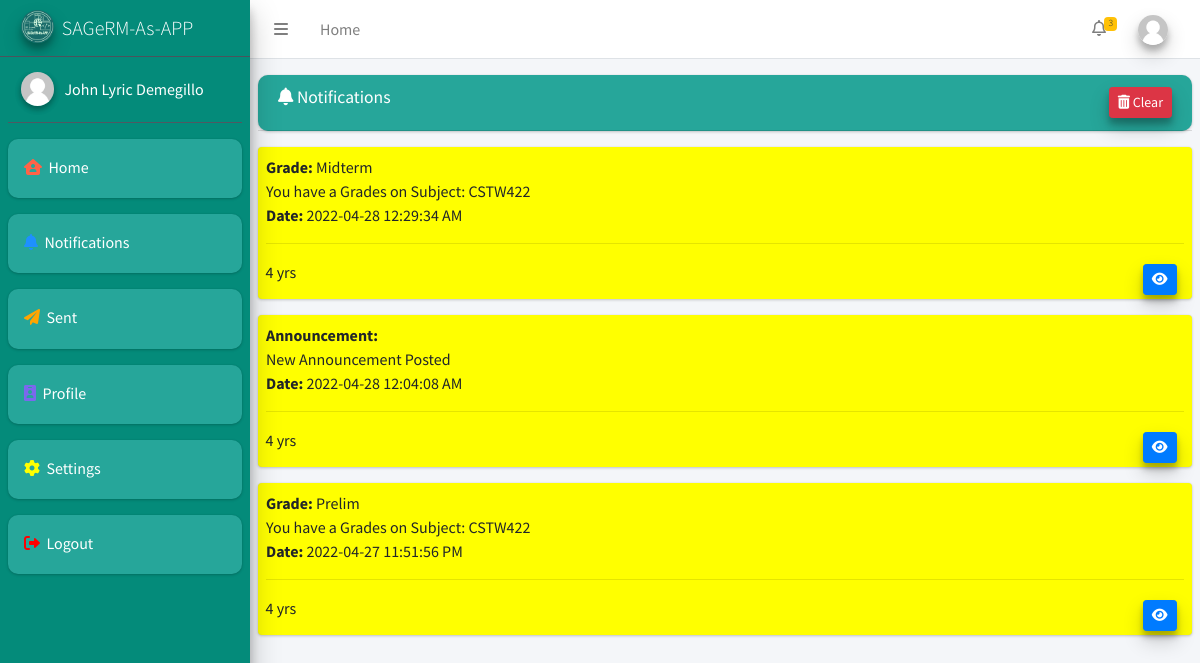
Page /student/home/logs.php (signed in) on the committed database.
### tables this page shows
CREATE TABLE `userdata` (
  `id` int(11) NOT NULL,
  `username` varchar(100) NOT NULL,
  `pass` text NOT NULL,
  `fname` varchar(100) NOT NULL,
  `mname` varchar(2) NOT NULL,
  `lname` varchar(100) NOT NULL,
  `level` varchar(100) NOT NULL,
  `status` varchar(20) NOT NULL,
  `ava_location` varchar(50) NOT NULL
);

CREATE TABLE `notification` (
  `id` int(11) NOT NULL,
  `studid` int(11) NOT NULL,
  `notif_name` varchar(100) NOT NULL,
  `message` varchar(200) NOT NULL,
  `term` varchar(20) NOT NULL,
  `date` varchar(50) NOT NULL,
  `active` int(11) NOT NULL
);

### student/home/time.php (called while the page is built, shortened)
<?php
 function Time_Convert($time){
     $time_in_seconds = strtotime($time);
     $current_time = time();
     $difference_in_seconds = $current_time - $time_in_seconds;
     $seconds = $difference_in_seconds;
     $minutes = round($seconds/60);
     $hours = round($seconds/3600);
     $days = round($seconds/86400);
     $weeks = round($seconds/604800);
     $months = round($seconds/2629440);
     $years = round($seconds/31553280);
     if($seconds <= 60){
         return "Just Now";
     }else if($minutes <= 60){
         if($minutes == 1){
             return "1 min";
         }else{
             return "$minutes mins";
         }
     }else if($hours <=24){
         if($hours == 1){
             return "1 hr";
         }else{
             return "$hours hrs";
         }
     }else if($days <= 7){
         if($days == 1){
             return "yesterday";
         }else{
             return "$days days";
         }
     }else if($weeks <= 4.3){
         if($weeks == 1){
             return "a week";
         }else{
             return "$weeks weeks";
         }
     }else if($months <= 12){
         if($months == 1){
             return "1 month";
         }else{
             return "$months months";
         }
     }else{
         if($years == 1){
             return "1 yr";
         }else{
             return "$years yrs";
         }
     }
 }
?>

### student/home/logs.php (the view, shortened to what this page needs)
<?php
    include "include/navigationheader.php";
    include "time.php";
   $query = mysqli_query($conn, "SELECT * FROM student WHERE studid='$id'");
    $row = mysqli_fetch_array($query);
        $newid = $row['id'];
    $r = mysqli_query($conn, "SELECT * FROM notification WHERE studid = '$newid' ORDER BY date DESC");
?>
<div class="content-wrapper" style="padding-top: 75px">
    <section class="content">
        <div class="container-fluid">
            <div class="row">
                <div class="col-lg-12 p-0">
                    <div class="card" id="index-color">
                        <div class="card-header">
                            <h3 class="card-title"> <i class="fas fa-bell"></i> Notifications</h3>
                            <button type="button" class="clear_log btn btn-sm btn-danger float-right elevation-3" data-id="<?php echo $newid;?>" ><i class="fas fa-trash-alt"></i> Clear</button>
                        </div>
                    </div>
                    <?php
                        $check=true;
                        while($row1=mysqli_fetch_assoc($r)){
                        $check=false;
                    ?>
                    <div class="card mt-2" style="background: <?= ($row1['active'] == 0 ? 'yellow':'');?>">
                        <ul class="nav nav-pills nav-sidebar flex-column" data-widget="treeview" role="menu" data-accordion="false">
                            <li class="nav-item px-2 pt-2">
                                <p>
                                    <b><?php echo $row1['notif_name']?>: </b> <?php echo $row1['term']?><br>
                                        <?php echo $row1['message']?><br>
                                    <b>Date:</b> <?php echo $row1['date'];?><br>
                                    <hr>
                                </p>
                            </li>
                        </ul>
                        <div class="col-lg-12">
                            <?php echo Time_Convert($row1['date']);?>
                            <button type="submit" id="view_notif" class="mx-2 my-1 view_notif pb-1 float-right btn btn-primary btn-sm elevation-3" data-id="<?php echo $row1['id']?>" data-name="<?php echo $row1['notif_name']?>"><i class="fas fa-eye"></i></button>
                        </div>
                    </div>
                    <?php
                        }if($check){
                        echo "<p colspan='6' class ='text-center pt-2'>Empty Notification</p>";
                        }
                    ?>
                </div>
            </div>
        </div>
    </section>
</div>

### student/home/include/navigationheader.php (shortened to what this page needs)
<?php
    include_once "../config.php";
    $id = $_SESSION['id'];
    $myavatar = mysqli_query($conn, "SELECT * FROM userdata WHERE username='$id'");
    $rowavatar = mysqli_fetch_assoc($myavatar);
    $querystud=mysqli_query($conn,"SELECT * FROM student WHERE studid='$id'");
    $row=mysqli_fetch_assoc($querystud);
?>
<!DOCTYPE html>
<html lang="en">
<head>
  <link href="../../fontawesome-free/css/all.min.css" rel="stylesheet" type="text/css">
  <link rel="stylesheet" href="../../css/OverlayScrollbars.min.css">
  <link rel="stylesheet" href="../../css/adminlte.min.css">
  <link rel="stylesheet" href="../../css/dataTables.bootstrap4.min.css">
  <link rel="stylesheet" href="../../css/responsive.bootstrap4.min.css">
  <link rel="stylesheet" href="../../css/toastr.min.css">
  <link rel="stylesheet" href="../../css/toastr.css">
  <link rel="stylesheet" href="../../css/style.css">
  <link rel="stylesheet" href="../../css/croppie.css" />
</head>
<body class="hold-transition sidebar-mini layout-navbar-fixed">
<div class="wrapper">
  <nav class="main-header navbar navbar-expand navbar-white navbar-light">
    <ul class="navbar-nav">
      <li class="nav-item">
        <a class="nav-link" data-widget="pushmenu" href="#" role="button"><i class="fas fa-bars"></i></a>
      </li>
      <li class="nav-item">
        <a href="index.php" class="nav-link">Home</a>
      </li>
    </ul>
    <ul class="navbar-nav ml-auto">
      <?php
          $mynotif1 = mysqli_query($conn,"SELECT * FROM notification WHERE studid='".$row['id']."' AND active = 0");
          $mynotif2 = mysqli_query($conn,"SELECT * FROM notification WHERE studid=0 AND active = 0");
          $mynorifrow = mysqli_num_rows($mynotif1);
          $mynorifrow1 = mysqli_num_rows($mynotif2);
      ?>
     <li class="nav-item dropdown">
        <a class="nav-link" href="logs.php"><i class="far fa-bell"></i><span class="badge badge-warning navbar-badge"><?php echo $mynorifrow+$mynorifrow1;?></span></a>
      </li>
      <a href="profile.php" class="navbar-brand pr-3 pl-3">
        <img src="<?php echo $rowavatar['ava_location'];?>" alt="None" class="brand-image img-circle elevation-3" style="width: 30px; height: 30px;">
      </a>
    </ul>
  </nav>
  <aside class="main-sidebar main-sidebar-custom sidebar-dark-primary elevation-4 pt-5"  id="background-color">
    <a href="index.php" class="brand-link" id="background-color">
      <img src="img/sageRm-app.png" alt="None" class="brand-image img-circle elevation-3">
      <span class="brand-text font-weight-light" id="text-navbar">SAGeRM-As-APP</span>
    </a>
    <div class="sidebar mt-4">
      <div class="user-panel pb-3 mb-3 d-flex" >
          <div class="image">
            <img src="<?php echo $rowavatar['ava_location'];?>" class="img-circle elevation-2" alt="Empty">
          </div>
          <div class="info" >
            <a href="#" class="d-block" id="text-navbar"><?php echo $_SESSION['name'];?></a>
          </div>
      </div>
        <nav class="mt-2 mb-5" style="height: 50%;">
          <ul class="nav nav-pills nav-sidebar flex-column" data-widget="treeview" role="menu" data-accordion="false">
            <div class="card" id="index-color">
              <li class="nav-item my-2">
                <a href="index.php" class="nav-link" id="text-navbar"><i class="fa-solid fa-house-user" style="color: Tomato;"></i><p>&nbsp;&nbsp;Home</p></a>
              </li>
            </div>
            <div class="card"  id="index-color">
              <li class="nav-item my-2">
                <a href="logs.php" class="nav-link" id="text-navbar"><i class="fas fa-bell" style="color: Dodgerblue;"></i><p>&nbsp;&nbsp;Notifications</p></a>
              </li>
            </div>
            <div class="card"  id="index-color" >
              <li class="nav-item my-2">
                <a href="my_sent.php" class="nav-link" id="text-navbar"><i class="fas fa-paper-plane" style="color: orange;"></i><p>&nbsp;&nbsp;Sent</p></a>
              </li>
            </div>
            <div class="card"  id="index-color">
            <li class="nav-item my-2">
              <a href="profile.php" class="nav-link" id="text-navbar"><i class="fas fa-id-badge" style="color: Mediumslateblue;"></i><p>&nbsp;&nbsp;Profile</p></a>
            </li>
            </div>
            <div class="card"  id="index-color">
              <li class="nav-item my-2">
                <a href="settings.php" class="nav-link" id="text-navbar"><i class="fas fa-cog" style="color: yellow;"></i><p>&nbsp;&nbsp;Settings</p></a>
              </li>
            </div>
            <div class="card" id="index-color">
              <li class="nav-item my-2">
                <a href="../logout.php" class="nav-link" id="text-navbar"><i class="fas fa-sign-out-alt " style="color: red;"></i><p>&nbsp;&nbsp;Logout</p></a>
              </li>
            </div>
          </ul>
        </nav>
      </div>
  </aside>
</div>
<?php
include "include/js.php";
?>

### student/home/include/js.php (shortened to what this page needs)
</body>
</html>

### css/style.css (style rules this page uses)
#index-color { color: #ffffff; background-color: #26a69a; border-radius: 10px; }
#text-navbar { color: #ffffff; }
#background-color { position: fixed; color: #ffffff; background-color: #048b7a; }

### rows in the picture
userdata: ava_location (placeholder picture)
notification: notif_name "Grade", term "Midterm", message "You have a Grades on Subject: CSTW422", date "2022-04-28 12:29:34 AM", date "4 yrs"
notification: notif_name "Announcement", message "New Announcement Posted", date "2022-04-28 12:04:08 AM", date "4 yrs"
notification: notif_name "Grade", term "Prelim", message "You have a Grades on Subject: CSTW422", date "2022-04-27 11:51:56 PM", date "4 yrs"

### other values in the picture
$mynorifrow+$mynorifrow1 "3"
$_SESSION['name'] "John Lyric Demegillo"
